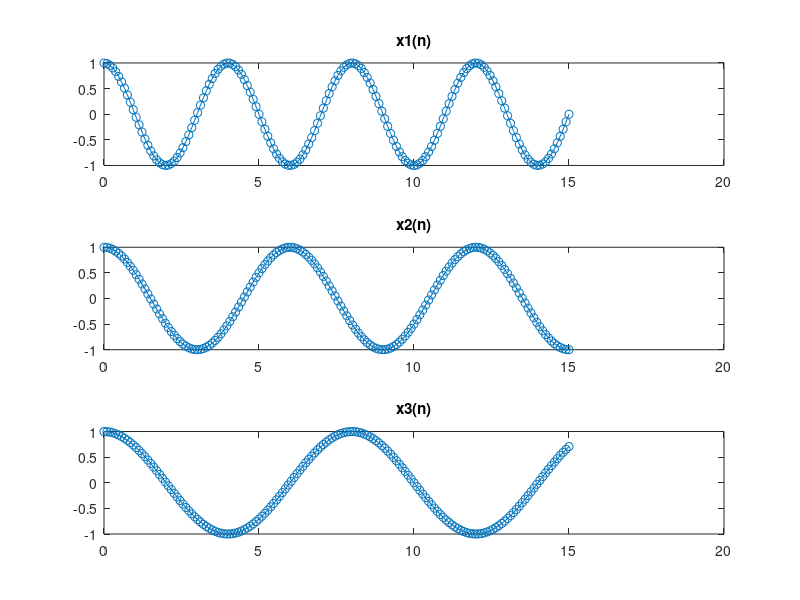
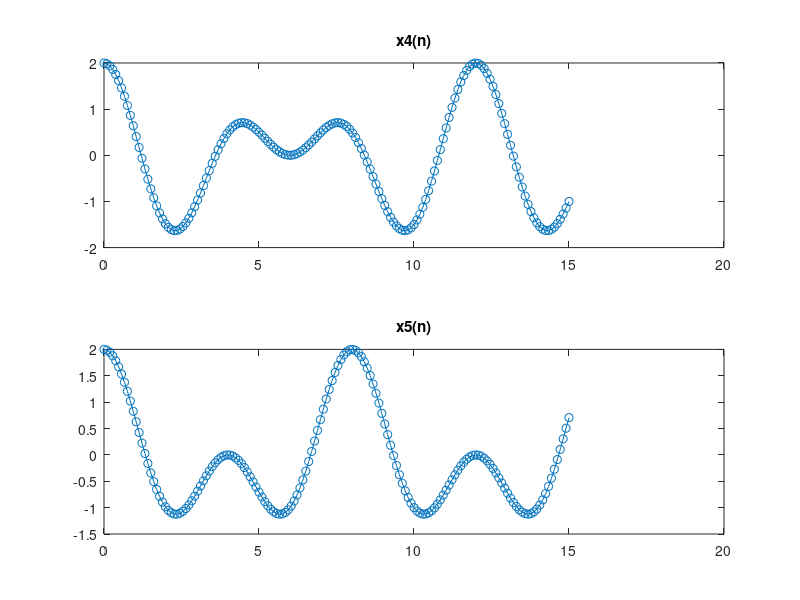

Source code (MATLAB) for these figures, in order:
%Tarea 1 ejercicio 4
n = 16;% para completar ciclo de x1_n [n=4],  x2_n [n=6],  x3_n [n=8]. Pongo un valor más grande para ver un la continuidad de la onda
separacion = 10;%cantidad de separaciones entre cada n=1; por ejemplo, entre n=1 y n=2 habrán 10 separaciones
muestras_n = linspace(0,n-1,n*separacion)';%Generar vector espaciado linealmente

x1_n = cos((2*pi*muestras_n)/(4));%funcion definido por el ejercicio;
x2_n = cos((2*pi*muestras_n)/(6));%funcion definido por el ejercicio;
x3_n = cos((2*pi*muestras_n)/(8));%funcion definido por el ejercicio;

x4_n = x1_n + x2_n;%funcion definido por el ejercicio;
x5_n = x1_n + x3_n;%funcion definido por el ejercicio;

f1 = figure('Name','Graficos con funcion plot','NumberTitle','on');
subplot(3,1,1);%instrucción necesaria para generar los graficos
plot(muestras_n,x1_n,'-o');%instrucción necesaria para generar los graficos
title("x1(n)");%instrucción necesaria para generar los graficos

subplot(3,1,2);%instrucción necesaria para generar los graficos
plot(muestras_n,x2_n,'-o');%instrucción necesaria para generar los graficos
title("x2(n)");%instrucción necesaria para generar los graficos

subplot(3,1,3);%instrucción necesaria para generar los graficos
plot(muestras_n,x3_n,'-o');%instrucción necesaria para generar los graficos
title("x3(n)");%instrucción necesaria para generar los graficos

f2 = figure('Name','Graficos con funcion plot','NumberTitle','on');
subplot(2,1,1);%instrucción necesaria para generar los graficos
plot(muestras_n,x4_n,'-o');%instrucción necesaria para generar los graficos
title("x4(n)");%instrucción necesaria para generar los graficos

subplot(2,1,2);%instrucción necesaria para generar los graficos
plot(muestras_n,x5_n,'-o');%instrucción necesaria para generar los graficos
title("x5(n)");%instrucción necesaria para generar los graficos